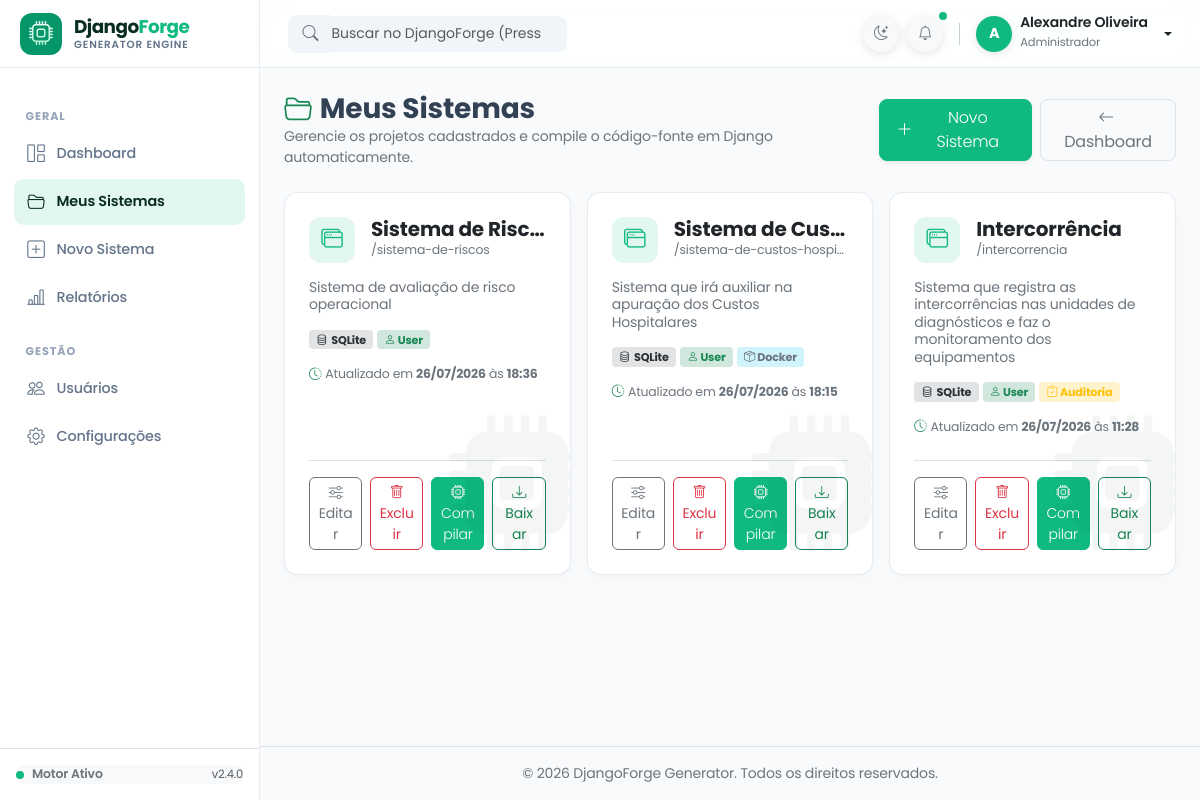
Before: / (signed in) with the older database file.
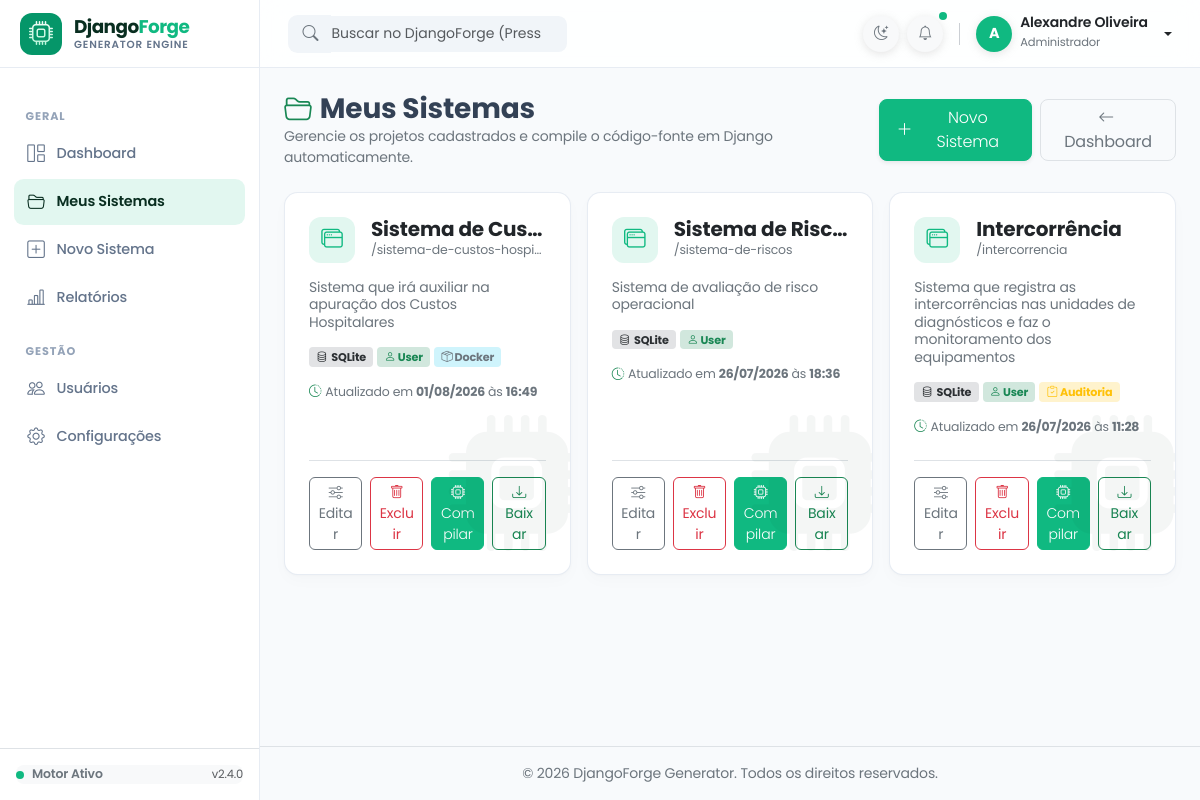
After: the same page with the newer database file.
### sistema/models.py (models this page shows, shortened)
class Sistema(models.Model):
    BD_CHOICES = [("sqlite3", "SQLite"), ("postgresql", "PostgreSQL"), ("mysql", "MySQL"), ("sqlserver", "SQL Server"), ("oracle", "Oracle")]
    MENU_CHOICES = [("lateral", "Menu Lateral (Sidebar)"), ("superior", "Menu Superior (Navbar)")]
    usuario = models.ForeignKey(User, on_delete=models.CASCADE)
    nome = models.CharField(max_length=100, unique=True, verbose_name="Nome do Sistema")
    descricao = models.TextField(blank=True, verbose_name="Descrição")
    caminho_geracao = models.CharField(max_length=255, blank=True, verbose_name="Pasta onde gerar o projeto")
    banco_dados = models.CharField(max_length=50, choices=BD_CHOICES, default="sqlite3", verbose_name="Banco de dados")
    tipo_menu = models.CharField(max_length=20, choices=MENU_CHOICES, default="lateral", verbose_name="Estilo do Menu")
    usar_custom_user = models.BooleanField(default=True, verbose_name="Gerar Custom User Model?")
    gerar_api_rest = models.BooleanField(default=False, verbose_name="Configurar Django Rest Framework?")
    gerar_docker = models.BooleanField(default=False, verbose_name="Gerar Dockerfile e docker-compose?")
    usar_auditoria = models.BooleanField(default=False, verbose_name="Usar Auditoria?")
    slug = models.SlugField(max_length=100)
    arquivo_zip = models.FileField(upload_to="sistemas_zip/", null=True, blank=True)
    atualizado_em = models.DateTimeField(auto_now=True)
    class Meta:
        verbose_name = "Sistema"
        verbose_name_plural = "Sistemas"

### sistema/views.py (the view)
# urls.py: path('', views.lista_sistemas, name='lista'),
@login_required
def lista_sistemas(request):
    sistemas = Sistema.objects.filter(usuario=request.user).order_by('-atualizado_em')
    context = {
        'sistemas': sistemas,
    }
    return render(request, 'sistema/lista.html', context)

### templates/sistema/lista.html (shortened to what the changed rows need)
{% extends 'base.html' %}
{% load static %}
{% block content %}
<div class="container-fluid p-0">
  <div class="row g-3">
    {% for sistema in sistemas %}
      <div class="col-12 col-md-6 col-xl-4">
        <div class="card card-sistema h-100">
          <div class="card-body p-4 d-flex flex-column justify-content-between">
            <div>
              <div class="watermark-icon">
                <i class="bi bi-cpu-fill"></i>
              </div>
              <div class="d-flex align-items-start gap-3 mb-3">
                <div class="sistema-icon">
                  <i class="bi bi-window-stack"></i>
                </div>
                <div class="flex-grow-1 overflow-hidden">
                  <h5 class="fw-bold text-body m-0 text-truncate" title="{{ sistema.nome }}">
                    {{ sistema.nome }}
                  </h5>
                  <small class="text-secondary d-block text-truncate" style="font-size: 0.78rem;">
                    /{{ sistema.slug }}
                  </small>
                </div>
              </div>
              <p class="text-secondary small mb-3 lh-sm" style="min-height: 2.4em;">
                {{ sistema.descricao|default:"Sem descrição informada para este projeto."|truncatewords:20 }}
              </p>
              <div class="d-flex flex-wrap gap-1 mb-3">
                <span class="badge bg-secondary-subtle text-secondary-emphasis rounded-1" style="font-size: 0.7rem;">
                  <i class="bi bi-database me-1"></i>{{ sistema.get_banco_dados_display }}
                </span>
                {% if sistema.usar_custom_user %}
                  <span class="badge bg-success-subtle text-success rounded-1" style="font-size: 0.7rem;"><i class="bi bi-person "></i> User</span>
                {% endif %}
                {% if sistema.usar_auditoria %}
                  <span class="badge bg-warning-subtle text-warning rounded-1" title="Sistema de Auditoria" style="font-size: 0.7rem;"><i class="bi bi-clipboard-check"></i> Auditoria</span>
                {% endif %}
                {% if sistema.gerar_docker %}
                  <span class="badge bg-info-subtle text-secondary rounded-1" style="font-size: 0.7rem;"><i class="bi bi-box-seam"></i> Docker</span>
                {% endif %}
              </div>
              <div class="text-secondary small d-flex align-items-center mb-3" style="font-size: 0.78rem;">
                <i class="bi bi-clock-history me-1.5 text-success "></i>
                <span class="ms-1"> Atualizado em <strong>{{ sistema.atualizado_em|date:"d/m/Y" }}</strong> às <strong>{{ sistema.atualizado_em|date:"H:i" }}</strong></span>
              </div>
            </div>
            <div class="border-top pt-3 mt-2">
              <div class="row g-2">
                <div class="col-3">
                  <a href="{% url 'sistema:editar_sistema' sistema.pk %}" class="btn btn-sm btn-outline-secondary w-100 rounded-2" title="Editar Parâmetros">
                    <i class="bi bi-sliders"></i> Editar
                  </a>
                </div>
                <div class="col-3">
                  <a href="{% url 'sistema:excluir_sistema' sistema.pk %}" onclick="return confirm('Deseja realmente excluir o sistema {{ sistema.nome }}?');" class="btn btn-sm btn-outline-danger w-100 rounded-2" title="Excluir Sistema">
                    <i class="bi bi-trash"></i> Excluir
                  </a>
                </div>
                <div class="col-3">
                  <a href="{% url 'sistema:gerar_sistema' sistema.pk %}" class="btn btn-sm btn-gerar w-100 rounded-2" title="Compilar Projeto">
                    <i class="bi bi-cpu"></i> Compilar
                  </a>
                </div>
                <div class="col-3">
                  {% if sistema.arquivo_zip %}
                     <a href="{% url 'sistema:baixar_zip' sistema.pk %}" class="btn btn-sm btn-outline-success w-100 rounded-2" title="Baixar Pacote .ZIP">
                     <i class="bi bi-download"></i> Baixar
                  </a>
                  {% else %}
                    <button class="btn btn-sm btn-outline-secondary w-100 rounded-2" disabled title="Gere o sistema primeiro para baixar o ZIP">
                      <i class="bi bi-download opacity-50"></i>
                    </button>
                  {% endif %}
                </div>
              </div>
            </div>
          </div>
        </div>
      </div>
    {% endfor %}
  </div>
</div>
{% endblock %}

Changed rows visible on the page:
changed Sistema "Sistema que irá auxiliar na apuração dos Custos Hospitalares": atualizado_em "26/07/2026" → "01/08/2026"; atualizado_em "18:15" → "16:49"; moves up the list
